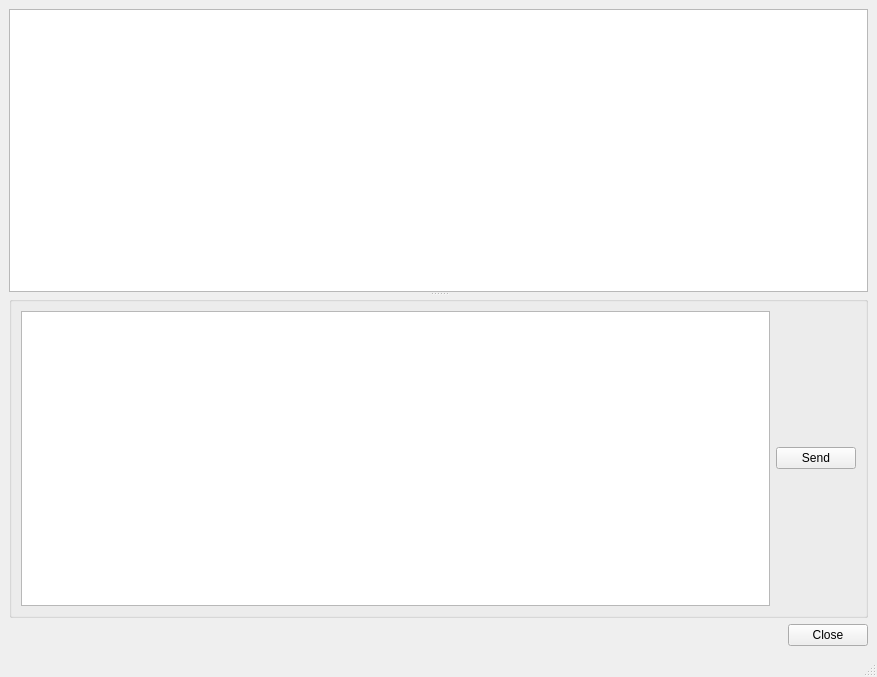
<?xml version="1.0" encoding="UTF-8"?>
<ui version="4.0">
 <class>MainWindow</class>
 <widget class="QMainWindow" name="MainWindow">
  <property name="geometry">
   <rect>
    <x>0</x>
    <y>0</y>
    <width>877</width>
    <height>677</height>
   </rect>
  </property>
  <property name="windowTitle">
   <string>ReconGui</string>
  </property>
  <widget class="QWidget" name="centralwidget">
   <layout class="QVBoxLayout" name="verticalLayout">
    <item>
     <widget class="QWidget" name="widget" native="true">
      <layout class="QVBoxLayout" name="verticalLayout_2">
       <property name="spacing">
        <number>0</number>
       </property>
       <property name="leftMargin">
        <number>0</number>
       </property>
       <property name="topMargin">
        <number>0</number>
       </property>
       <property name="rightMargin">
        <number>0</number>
       </property>
       <property name="bottomMargin">
        <number>0</number>
       </property>
       <item>
        <widget class="QSplitter" name="splitter">
         <property name="orientation">
          <enum>Qt::Vertical</enum>
         </property>
         <widget class="QListWidget" name="listWidget"/>
         <widget class="QGroupBox" name="groupBox">
          <property name="maximumSize">
           <size>
            <width>16777215</width>
            <height>16777215</height>
           </size>
          </property>
          <property name="title">
           <string/>
          </property>
          <layout class="QHBoxLayout" name="horizontalLayout">
           <item>
            <widget class="CodeEditor" name="plainTextEdit">
             <property name="font">
              <font>
               <family>Consolas</family>
               <pointsize>10</pointsize>
              </font>
             </property>
            </widget>
           </item>
           <item>
            <widget class="QPushButton" name="pushButton">
             <property name="text">
              <string>Send</string>
             </property>
            </widget>
           </item>
          </layout>
         </widget>
        </widget>
       </item>
      </layout>
     </widget>
    </item>
    <item>
     <widget class="QDialogButtonBox" name="buttonBox">
      <property name="standardButtons">
       <set>QDialogButtonBox::Close</set>
      </property>
     </widget>
    </item>
   </layout>
  </widget>
  <widget class="QStatusBar" name="statusbar"/>
 </widget>
 <customwidgets>
  <customwidget>
   <class>CodeEditor</class>
   <extends>QPlainTextEdit</extends>
   <header>CodeEditor.h</header>
  </customwidget>
 </customwidgets>
 <resources/>
 <connections/>
</ui>
